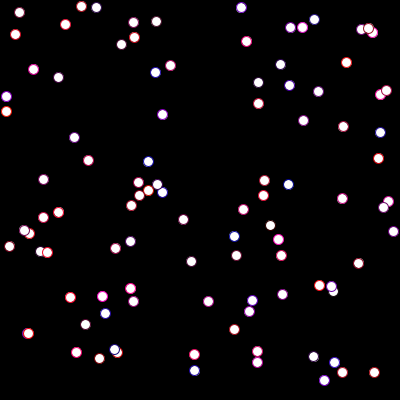
Frame 1 (no input)
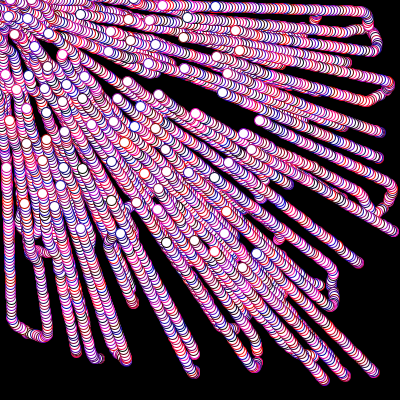
Frame 60 (the mouse pressed at the canvas centre just before this capture)
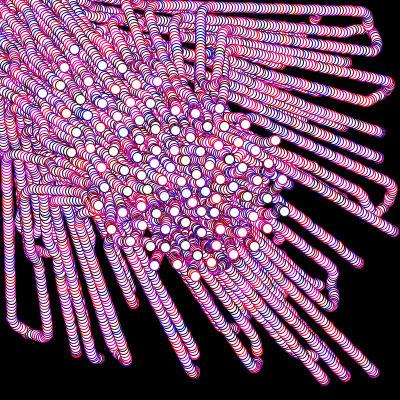
Frame 120 (the mouse held since frame 60 and released just before this capture)

The Processing sketch that drew these frames (run headless with seeded random() and noise(); from frame 60 on, the mouse is pressed at the canvas centre):

// Processing sketch: processing_161629
// ── processing_161629.pde

ArrayList<Vehicle> vehicles;

void setup() {
  background(0);
  size(400,400);
  vehicles = new ArrayList<Vehicle>();
  for (int i = 0; i < 100; i++) {
    vehicles.add(new Vehicle(random(width),random(height)));
  }
}

void draw() {
  //background(255);
  
  for (Vehicle v : vehicles) {
    v.applyBehaviors(vehicles);
    v.display();
    v.update();
  }
  
}

void mouseDragged() {
  vehicles.add(new Vehicle(mouseX,mouseY));
}

class Vehicle {
  PVector location;
  PVector velocity;
  PVector acceleration;
  float r;
  float maxforce;
  float maxspeed;
  
  Vehicle(float x, float y) {
    location = new PVector(x, y);
    r = 10;
    maxspeed = 3;
    maxforce = 0.5;
    acceleration = new PVector(0,0);
    velocity = new PVector(0,0);
  }
  
  void applyForce(PVector force) {
    acceleration.add(force);
  }
  
  void applyBehaviors(ArrayList<Vehicle> vehicles) {
    PVector separateForce = separate(vehicles);
    PVector seekForce = seek(new PVector(mouseX, mouseY));
    separateForce.mult(2);
    seekForce.mult(1);
    applyForce(separateForce);
    applyForce(seekForce);
  }
  
  PVector seek(PVector target) {
    PVector desired = PVector.sub(target,location);
    desired.normalize();
    desired.mult(maxspeed);
    PVector steer = PVector.sub(desired,velocity);
    steer.limit(maxforce);
    
    return steer;
  }
  
  PVector separate (ArrayList<Vehicle> vehicles) {
    float desiredseparation = r*2;
    PVector sum = new PVector();
    int count = 0;
    for (Vehicle other : vehicles) {
      float d = PVector.dist(location, other.location);
      if ((d > 0) && (d < desiredseparation)) {
        PVector diff = PVector.sub(location, other.location);
        diff.normalize();
        diff.div(d);
        sum.add(diff);
        count++;
      }
    }
    if (count > 0) {
      sum.div(count);
      sum.normalize();
      sum.mult(maxspeed);
      sum.sub(velocity);
      sum.limit(maxforce);
    }
    return sum;
  }
  
  void update() {
    velocity.add(acceleration);
    velocity.limit(maxspeed);
    location.add(velocity);
    acceleration.mult(0);
  }
  
  void display() {
    stroke(random(255), random(25),random(200));
    pushMatrix();
    translate(location.x,location.y);
    ellipse(0,0,r,r);
    popMatrix();
  }
}
    
